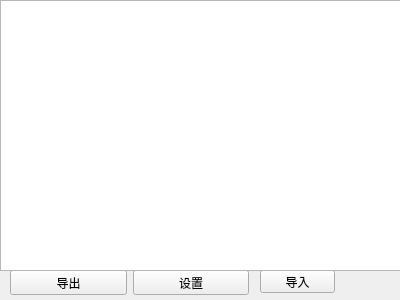
<?xml version="1.0" encoding="UTF-8"?>
<ui version="4.0">
 <class>QLog</class>
 <widget class="QWidget" name="QLog">
  <property name="geometry">
   <rect>
    <x>0</x>
    <y>0</y>
    <width>400</width>
    <height>300</height>
   </rect>
  </property>
  <property name="windowTitle">
   <string>Form</string>
  </property>
  <widget class="QWidget" name="layoutWidget">
   <property name="geometry">
    <rect>
     <x>10</x>
     <y>270</y>
     <width>239</width>
     <height>25</height>
    </rect>
   </property>
   <layout class="QHBoxLayout" name="horizontalLayout">
    <item>
     <widget class="QPushButton" name="btn_export">
      <property name="text">
       <string>导出</string>
      </property>
     </widget>
    </item>
    <item>
     <widget class="QPushButton" name="btn_set">
      <property name="text">
       <string>设置</string>
      </property>
     </widget>
    </item>
   </layout>
  </widget>
  <widget class="QPushButton" name="btn_import">
   <property name="geometry">
    <rect>
     <x>260</x>
     <y>270</y>
     <width>75</width>
     <height>23</height>
    </rect>
   </property>
   <property name="text">
    <string>导入</string>
   </property>
  </widget>
  <widget class="QListWidget" name="listWidget">
   <property name="geometry">
    <rect>
     <x>0</x>
     <y>0</y>
     <width>401</width>
     <height>271</height>
    </rect>
   </property>
  </widget>
  <zorder>layoutWidget</zorder>
  <zorder>btn_set</zorder>
  <zorder>btn_import</zorder>
  <zorder>listWidget</zorder>
 </widget>
 <resources/>
 <connections/>
</ui>
